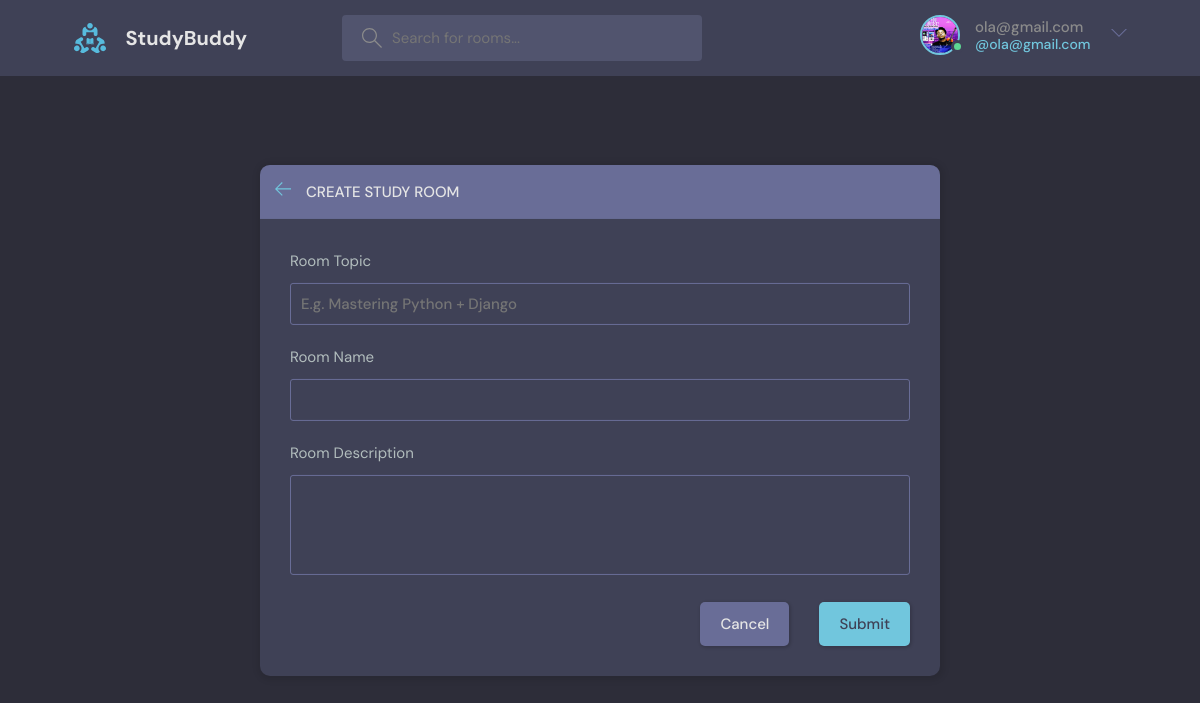
Screenshot of /create-room/ (signed in) with the database file from the repository.
### base/models.py (models this page shows)
class User(AbstractUser):
    name = models.CharField(max_length=200, null=True)
    email = models.EmailField(unique=True, null=True)
    bio = models.TextField(null=True)
    school = models.CharField(max_length=200, null=True)
    avatar = models.ImageField(null=True, default='avatar.svg')
    USERNAME_FIELD = 'email'
    REQUIRED_FIELDS = []

### base/views.py (the view, shortened to what this page needs)
# urls.py: path("create-room/", create_room, name="create-room"),
@login_required(login_url='login')
def create_room (request):
    form = RoomForm()
    topics =Topic.objects.all()
    context = {"form":form,
                "topics": topics}
    return render(request , 'base/room_form.html' , context)

### base/forms.py
class RoomForm(ModelForm):
    class Meta:
        model = Room
        fields = '__all__'
        exclude = ['host','participant']

### base/models.py (called while the page is built)
    def __str__(self):
        return self.name

### base/templates/base/room_form.html (shortened to what this page needs)
{% extends 'main.html' %}
{% block content %}
  <main class="create-room layout">
    <div class="container">
      <div class="layout__box">
        <div class="layout__boxHeader">
          <div class="layout__boxTitle">
            <a href="index.html">
              <svg version="1.1" xmlns="http://www.w3.org/2000/svg" width="32" height="32" viewBox="0 0 32 32">
                <title>arrow-left</title>
                <path
                  d="M13.723 2.286l-13.723 13.714 13.719 13.714 1.616-1.611-10.96-10.96h27.625v-2.286h-27.625l10.965-10.965-1.616-1.607z">
                </path>
              </svg>
            </a>
            <h3>Create Study Room</h3>
          </div>
        </div>
        <div class="layout__body">
          <form class="form" action=" " method="POST">
            <div class="form__group">
              <label for="room_topic">Room Topic</label>
              <input required id="room_name" name="topic" list="topic-list" value="{{room.topic.name}}" type="text" placeholder="E.g. Mastering Python + Django" />
            </div>
            <div class="form__group">
              <label for="room_name">Room Name</label>
              {{form.name}}
            </div>
            <div class="form__group">
              <label for="room_description">Room Description</label>
              {{form.description}}
            </div>
            <div class="form__action">
              <a class="btn btn--dark" href="{% url 'home' %}">Cancel</a>
              <button class="btn btn--main" type="submit">Submit</button>
            </div>
          </form>
        </div>
      </div>
    </div>
  </main>
{% endblock content %}

### template/navbar.html (shortened to what this page needs)
{% load static %}
<header class="header header--loggedIn">
    <div class="container">
      <a href="{% url 'home' %}" class="header__logo">
        <img src="{% static 'images/logo.svg' %}" />
        <h1>StudyBuddy</h1>
      </a>
      <form class="header__search" action="{% url 'home' %}" method="GET">
        <label>
          <input placeholder="Search for rooms..." type="text" name="q" />
        </label>
      </form>
      <nav class="header__menu">
        {% if request.user.is_authenticated %}
        <div class="header__user">
          <a href="{% url 'profile' user.id %}">
            <div class="avatar avatar--medium active">
              <img  src={{request.user.avatar.url}}/>
            </div>
            <p>{{request.user }}<span>@{{request.user }}</span></p>
          </a>
          <button class="dropdown-button">
            <svg version="1.1" xmlns="http://www.w3.org/2000/svg" width="32" height="32" viewBox="0 0 32 32">
              <title>chevron-down</title>
              <path d="M16 21l-13-13h-3l16 16 16-16h-3l-13 13z"></path>
            </svg>
          </button>
        </div>
        {% else %}
        <a href="{% url 'login' %}">
            <img src="./assets/avatar.svg" />
            <p>Login</p>
          </a>
        {% endif %}
      </nav>
    </div>
  </header>

### rows the page displays
User: user.avatar (picture), user "ola@gmail.com"
